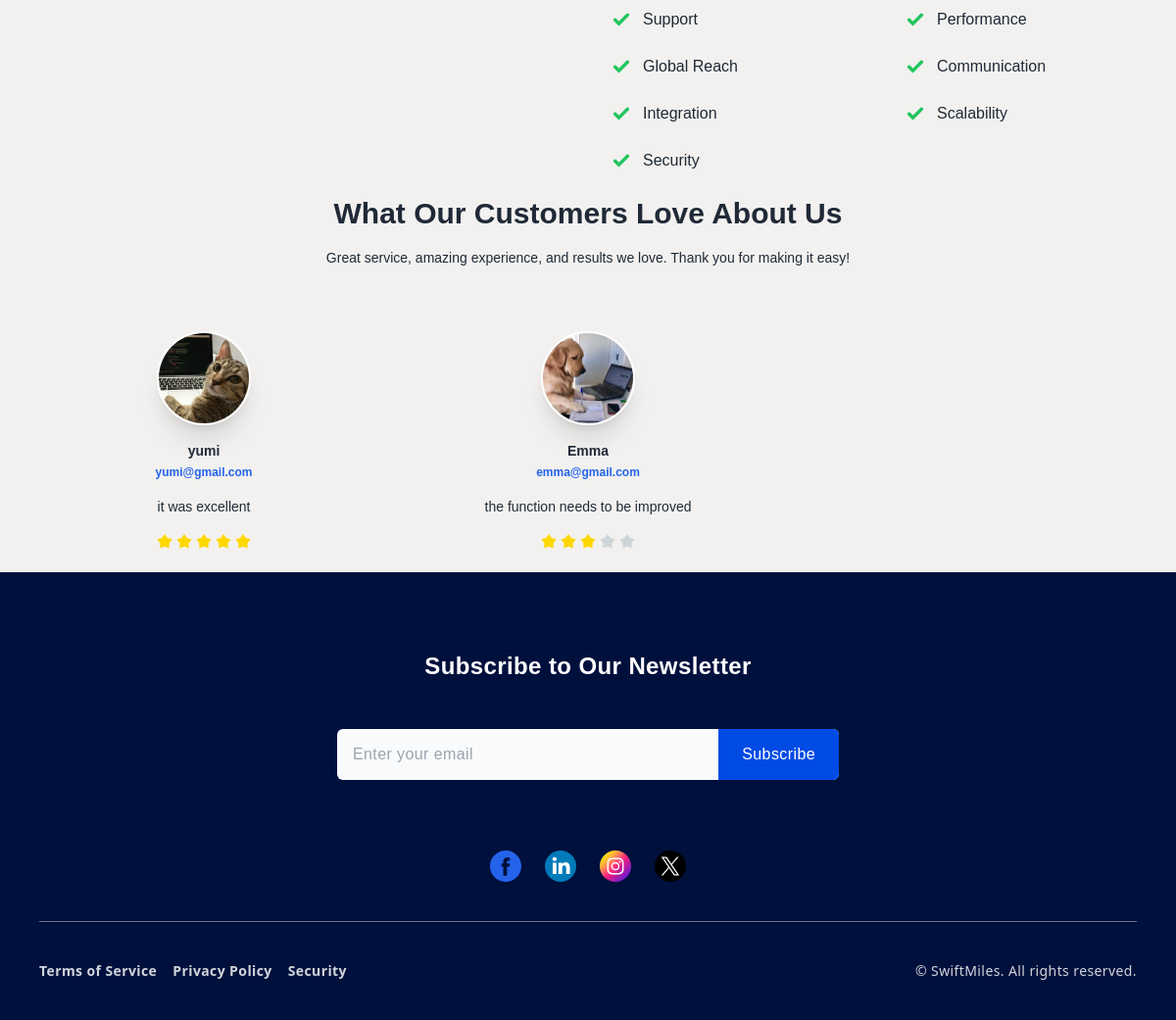
Before: /customer/index.php (lower part) with the older database file.
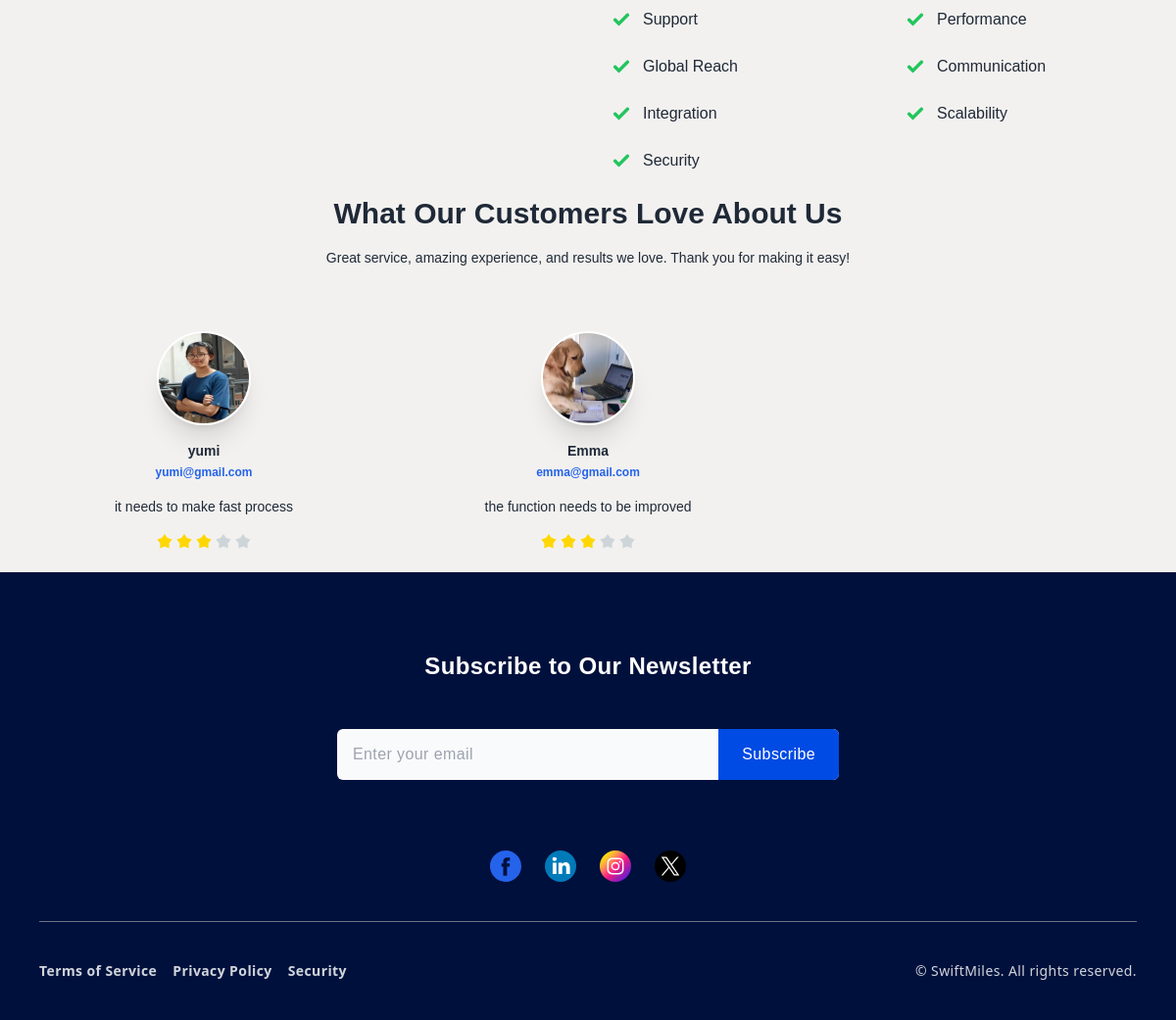
After: the same page with the newer database file.
### tables this page shows
CREATE TABLE `review` (
  `review_id` int(11) NOT NULL,
  `user_id` int(11) DEFAULT NULL,
  `rating` tinyint(4) DEFAULT NULL CHECK (`rating` between 1 and 5),
  `review_text` varchar(255) DEFAULT NULL
);

CREATE TABLE `users` (
  `user_id` int(11) NOT NULL,
  `username` varchar(100) NOT NULL,
  `email` varchar(100) NOT NULL,
  `password` varchar(60) DEFAULT NULL,
  `cpassword` varchar(60) DEFAULT NULL,
  `profile` varchar(100) DEFAULT NULL
);

### src/customer/index.php (the view, shortened to what the changed rows need)
<?php
require_once 'dbconnect.php';
$reviewsql = "SELECT *
              FROM review
              INNER JOIN users ON review.user_id = users.user_id";
try {
  $reviewstmt = $conn->prepare($reviewsql);
  $status = $reviewstmt->execute();
  if ($status) {
    $reviews = $reviewstmt->fetchAll(PDO::FETCH_ASSOC);
  } else {
    $reviews = [];
  }
} catch (PDOException $e) {
  echo "Error: " . $e->getMessage();
}
?>
<!DOCTYPE html>
<html lang="en">
<head>
  <link href="./output.css" rel="stylesheet">
  <script src="https://cdn.tailwindcss.com"></script>
</head>
<body class="bg-[#f2f1ef]">
  <div class="my-6 font-[sans-serif] max-w-6xl mx-auto">
    <div class="max-w-2xl mx-auto text-center">
      <h2 class="text-3xl font-extrabold text-gray-800">What Our Customers Love About Us
      </h2>
    </div>
    <div class="grid md:grid-cols-3 gap-6 max-md:gap-12 max-md:justify-center text-center max-md:max-w-lg mx-auto mt-16">
      <?php
      if (isset($reviews)) {
        foreach ($reviews as $review) {
          echo "<div class='rounded-md'>";
          echo "<div class='flex flex-col items-center grid-auto-cols'>";
          echo "<img src='$review[profile]' class='w-24 h-24 rounded-full shadow-xl border-2 border-white' />";
          echo "<div class='mt-4'>";
          echo "<h4 class='text-sm font-extrabold text-gray-800'>$review[username]</h4>";
          echo "<p class='text-xs text-blue-600 font-bold mt-1'>$review[email]</p>";
          echo "</div>";
          echo "<div class='mt-4'>";
          echo "<p class='text-sm leading-relaxed text-gray-800'>$review[review_text]</p>";
          echo "</div>";
          echo "<div class='flex justify-center space-x-1 mt-4'>";
          if (isset($review['rating'])) {
            $rating = $review['rating'];
            for ($i = 1; $i <= 5; $i++) {
              if ($i <= $rating) {
                echo "<svg class='w-4 fill-[#FFD700]' viewBox='0 0 14 13' fill='none' xmlns='http://www.w3.org/2000/svg'>
                      <path d='M7 0L9.4687 3.60213L13.6574 4.83688L10.9944 8.29787L11.1145 12.6631L7 11.2L2.8855 12.6631L3.00556 8.29787L0.342604 4.83688L4.5313 3.60213L7 0Z' />
                      </svg>";
              } else {
                echo "<svg class='w-4 fill-[#CED5D8]' viewBox='0 0 14 13' fill='none' xmlns='http://www.w3.org/2000/svg'>
                      <path d='M7 0L9.4687 3.60213L13.6574 4.83688L10.9944 8.29787L11.1145 12.6631L7 11.2L2.8855 12.6631L3.00556 8.29787L0.342604 4.83688L4.5313 3.60213L7 0Z' />
                      </svg>";
              }
            }
          }
          echo "</div>";
          echo "</div>";
          ?>
          <?php
          echo "</div>";
        }
      }
      ?>
    </div>
  </div>
  <footer class=" py-10 px-10 font-sans tracking-wide bg-[#00103c]">
  <div class="bg-[#00103c] py-10 px-6 font-[sans-serif]">
      <div class="max-w-lg mx-auto text-center">
        <h2 class="text-2xl font-bold mb-6 text-white">Subscribe to Our Newsletter</h2>
      </div>
    </div>
  </footer>
</body>
</html>

Changed rows visible on the page:
changed review "yumi": user.profile: a different picture; review_text "it was excellent" → "it needs to make fast process"; rating 5 → 3 (drawn)
